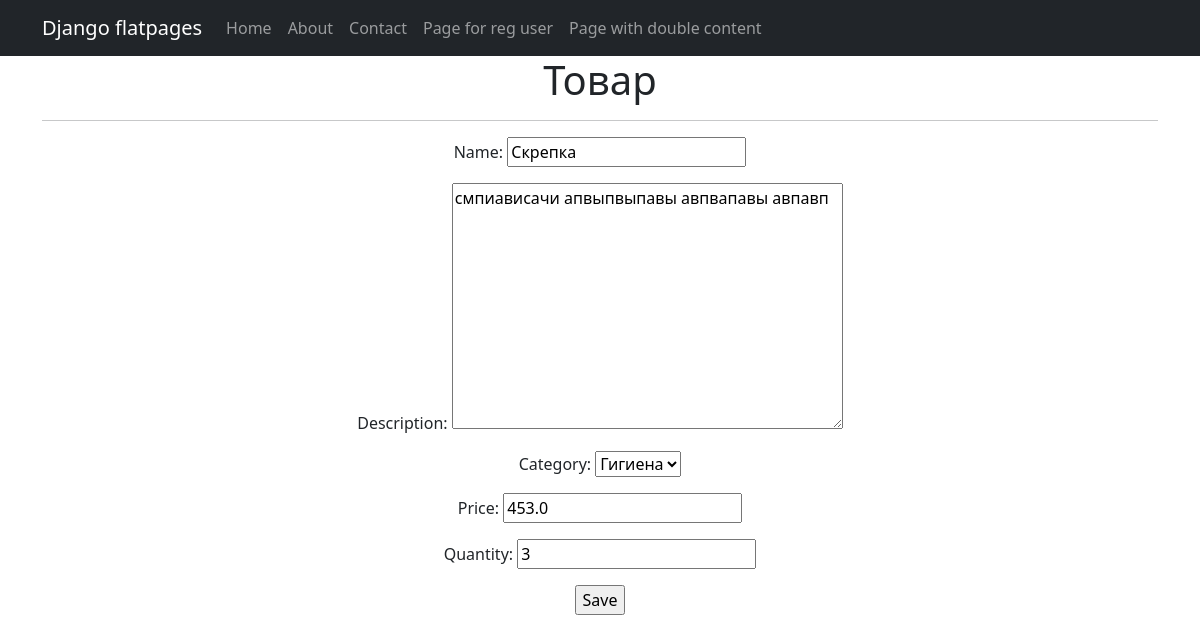
Screenshot of /products/4/update/ (signed in) with the database file from the repository.
### simpleapp/models.py (models this page shows, shortened)
class Product(models.Model):
    name = models.CharField(
        max_length=50,
        unique=True, # названия товаров не должны повторяться
    )
    description = models.TextField()
    quantity = models.IntegerField(
        validators=[MinValueValidator(0)],
    )
    category = models.ForeignKey(
        to='Category',
        on_delete=models.CASCADE,
        related_name='products', # все продукты в категории будут доступны через поле products
    )
    price = models.FloatField(
        validators=[MinValueValidator(0.0)],
    )

class Category(models.Model):
    name = models.CharField(max_length=100, unique=True)
    def __str__(self):
        return self.name.title()

### simpleapp/views.py (the view)
# urls.py: path('<int:pk>/update/', ProductUpdate.as_view(), name='product_update'),
class ProductUpdate(PermissionRequiredMixin, UpdateView):
    permission_required = ('simpleapp.change_product',)
    form_class = ProductForm
    model = Product
    template_name = 'product_edit.html'

### simpleapp/forms.py (shortened to what this page needs)
class ProductForm(forms.ModelForm):
    class Meta:
        model = Product
        fields = [
               'name',
               'description',
               'category',
               'price',
               'quantity',
            ]

### templates/product_edit.html (shortened to what this page needs)
{% extends 'flatpages/default.html' %}
{% block content %}
<h1>Товар</h1>
<hr>
<form action="" method="post">
    {{ form.as_p }}
    <input type="submit" value="Save" />
</form>
{% endblock content %}

### rows the page displays
Product: name "Скрепка", description "смпиависачи апвыпвыпавы авпвапавы авпавп", category "Гигиена", price "453.0", quantity "3"
